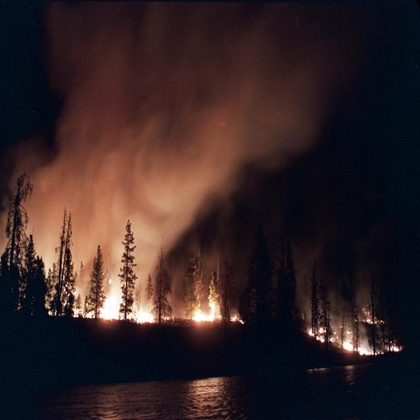
%> input picture Imagen_5.jpg, 420 x 420 px, shrunk from 640 x 640 before the run
$ octave Borrado_Aleatorio.m   (GNU Octave 9; MATLAB toolbox functions it lacks are replaced by stand-ins)
%> lines starting %> are read from the running program, lines starting %| are printed output that depends on the picture
% Borrado aleatorio

clear; clc;
I = imread('./Imagen_5.jpg');
%> I is the input picture: size 420x420x3 uint8; mean R, G, B 52.8, 36.4, 37.7
figure; imshow(I);

I = double(I);
%> I: size 420x420x3 double
I = 0.2989*I(:,:,1) + 0.5870*I(:,:,2) + 0.1140*I(:,:,3);
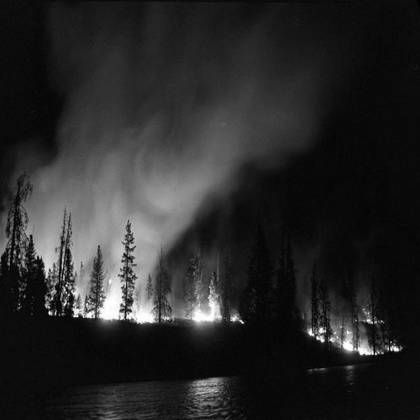
%> I: size 420x420 double; min 0.299, max 255, mean 41.5
I = uint8(I);
%> I: size 420x420 uint8
figure; imshow(I);

I = double(I);
%> I: size 420x420 double
[m, n] = size(I);
%> m = 420; n = 420

erase_m = round(0.2*m);
%> erase_m = 84
erase_n = round(0.2*n);
%> erase_n = 84

y0 = randi([1, m - erase_m + 1]);
x0 = randi([1, n - erase_n + 1]);

I_erase = I;

for y = y0:(y0 + erase_m - 1)
    for x = x0:(x0 + erase_n - 1)
        I_erase(y,x) = 0;  % negro
    end
end
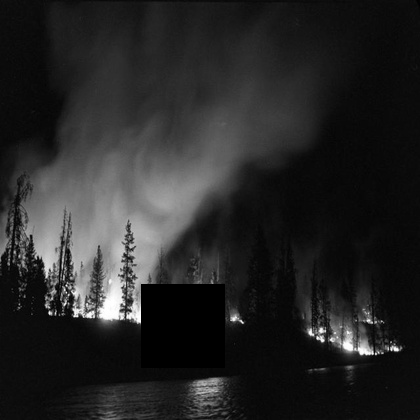
%> I_erase: size 420x420 double; min 0, max 255, mean 38.7

I_erase = uint8(I_erase);
%> I_erase: size 420x420 uint8
figure; imshow(I_erase);
imwrite(I_erase, 'Imagen_5_Borrado_Aleatorio.jpg');

$ run again, with Imagen_1.jpg copied over Imagen_5.jpg
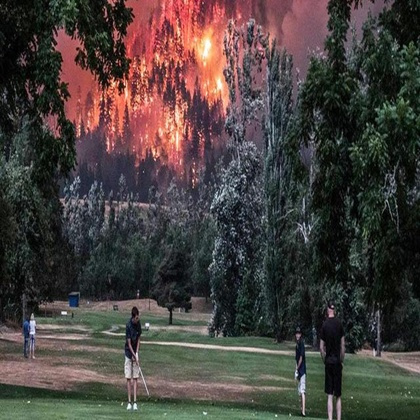
%> input picture Imagen_1.jpg, 420 x 420 px, shrunk from 640 x 640 before the run
%> I is the input picture: size 420x420x3 uint8; mean R, G, B 72.4, 64.7, 61.7
%> `I = 0.2989*I(:,:,1) + 0.5870*I(:,:,2) + 0.1140*I(:,:,3);`:
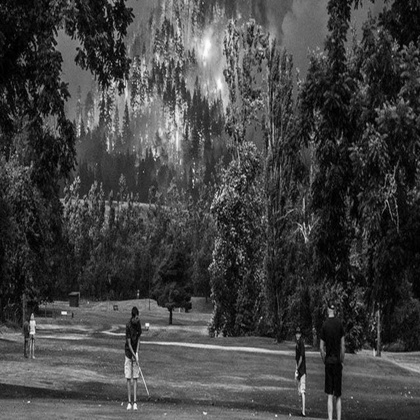
%> I: size 420x420 double; min 0, max 254.2, mean 66.6
%> after the loop `for y = y0:(y0 + erase_m - 1)`:
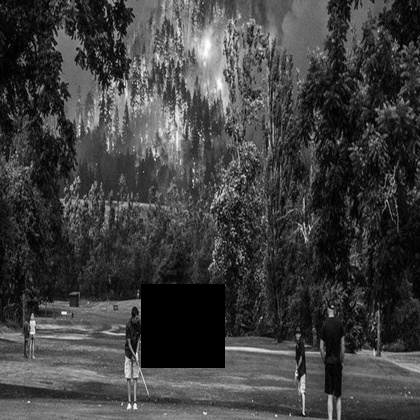
%> I_erase: size 420x420 double; min 0, max 254, mean 63.2

$ run again, with Imagen_2.jpg copied over Imagen_5.jpg
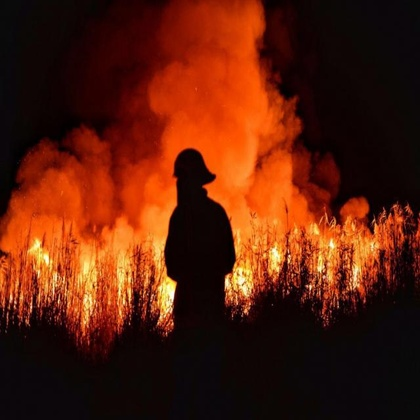
%> input picture Imagen_2.jpg, 420 x 420 px, shrunk from 640 x 640 before the run
%> I is the input picture: size 420x420x3 uint8; mean R, G, B 89.6, 31.2, 10.5
%> `I = 0.2989*I(:,:,1) + 0.5870*I(:,:,2) + 0.1140*I(:,:,3);`:
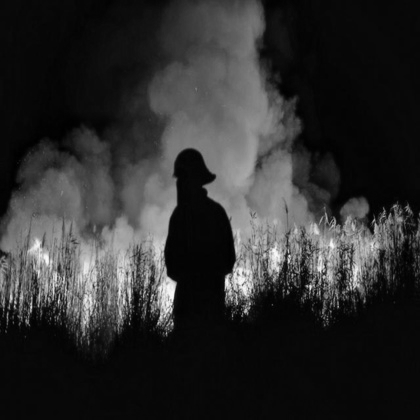
%> I: size 420x420 double; min 0, max 252, mean 46.3
%> after the loop `for y = y0:(y0 + erase_m - 1)`:
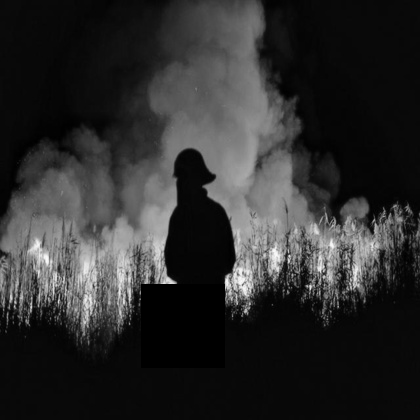
%> I_erase: size 420x420 double; min 0, max 250, mean 45.1

$ run again, with Imagen_3.jpg copied over Imagen_5.jpg
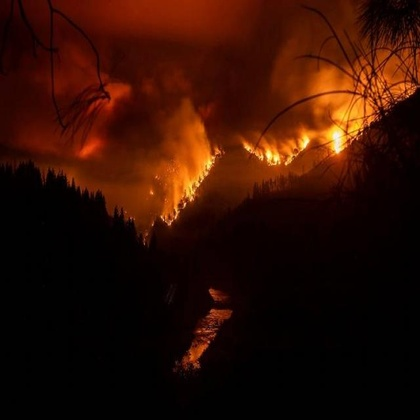
%> input picture Imagen_3.jpg, 420 x 420 px, shrunk from 640 x 640 before the run
%> I is the input picture: size 420x420x3 uint8; mean R, G, B 48.5, 14.6, 3.1
%> `I = 0.2989*I(:,:,1) + 0.5870*I(:,:,2) + 0.1140*I(:,:,3);`:
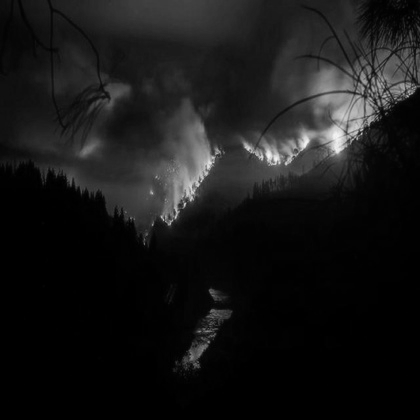
%> I: size 420x420 double; min 0, max 245.9, mean 23.4
%> after the loop `for y = y0:(y0 + erase_m - 1)`:
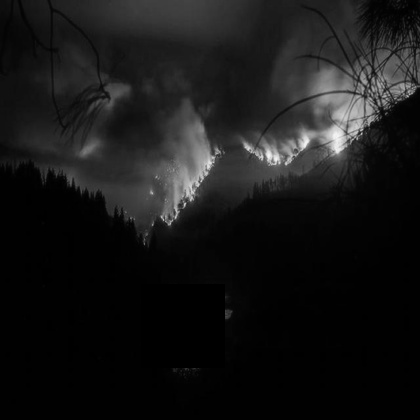
%> I_erase: size 420x420 double; min 0, max 246, mean 22.9
